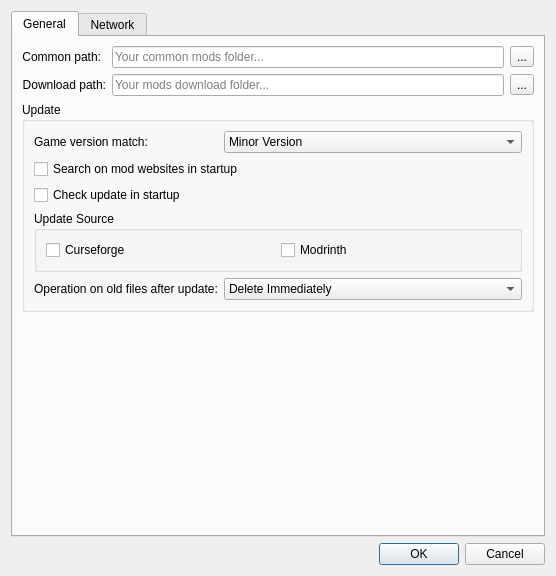
<?xml version="1.0" encoding="UTF-8"?>
<ui version="4.0">
 <class>Preferences</class>
 <widget class="QDialog" name="Preferences">
  <property name="geometry">
   <rect>
    <x>0</x>
    <y>0</y>
    <width>556</width>
    <height>576</height>
   </rect>
  </property>
  <property name="windowTitle">
   <string>Preferences</string>
  </property>
  <layout class="QGridLayout" name="gridLayout">
   <item row="2" column="0">
    <widget class="QDialogButtonBox" name="buttonBox">
     <property name="orientation">
      <enum>Qt::Horizontal</enum>
     </property>
     <property name="standardButtons">
      <set>QDialogButtonBox::Cancel|QDialogButtonBox::Ok</set>
     </property>
    </widget>
   </item>
   <item row="1" column="0">
    <widget class="QTabWidget" name="tabWidget">
     <property name="currentIndex">
      <number>0</number>
     </property>
     <widget class="QWidget" name="tab_3">
      <attribute name="title">
       <string>General</string>
      </attribute>
      <layout class="QGridLayout" name="gridLayout_5">
       <item row="0" column="0">
        <layout class="QFormLayout" name="formLayout">
         <item row="0" column="0">
          <widget class="QLabel" name="label_5">
           <property name="sizePolicy">
            <sizepolicy hsizetype="Minimum" vsizetype="Preferred">
             <horstretch>0</horstretch>
             <verstretch>0</verstretch>
            </sizepolicy>
           </property>
           <property name="text">
            <string>Common path:</string>
           </property>
           <property name="alignment">
            <set>Qt::AlignRight|Qt::AlignTrailing|Qt::AlignVCenter</set>
           </property>
           <property name="buddy">
            <cstring>commonPathText</cstring>
           </property>
          </widget>
         </item>
         <item row="0" column="1">
          <layout class="QHBoxLayout" name="horizontalLayout_2">
           <item>
            <widget class="QLineEdit" name="commonPathText">
             <property name="placeholderText">
              <string>Your common mods folder...</string>
             </property>
             <property name="clearButtonEnabled">
              <bool>true</bool>
             </property>
            </widget>
           </item>
           <item>
            <widget class="QToolButton" name="commonPathButton">
             <property name="text">
              <string>...</string>
             </property>
            </widget>
           </item>
          </layout>
         </item>
         <item row="1" column="0">
          <widget class="QLabel" name="label_8">
           <property name="sizePolicy">
            <sizepolicy hsizetype="Minimum" vsizetype="Preferred">
             <horstretch>0</horstretch>
             <verstretch>0</verstretch>
            </sizepolicy>
           </property>
           <property name="text">
            <string>Download path:</string>
           </property>
           <property name="alignment">
            <set>Qt::AlignRight|Qt::AlignTrailing|Qt::AlignVCenter</set>
           </property>
           <property name="buddy">
            <cstring>commonPathText</cstring>
           </property>
          </widget>
         </item>
         <item row="1" column="1">
          <layout class="QHBoxLayout" name="horizontalLayout_3">
           <item>
            <widget class="QLineEdit" name="downloadPathText">
             <property name="placeholderText">
              <string>Your mods download folder...</string>
             </property>
             <property name="clearButtonEnabled">
              <bool>true</bool>
             </property>
            </widget>
           </item>
           <item>
            <widget class="QToolButton" name="downloadPathButton">
             <property name="text">
              <string>...</string>
             </property>
            </widget>
           </item>
          </layout>
         </item>
        </layout>
       </item>
       <item row="1" column="0">
        <widget class="QGroupBox" name="groupBox_3">
         <property name="title">
          <string>Update</string>
         </property>
         <layout class="QFormLayout" name="formLayout_2">
          <item row="0" column="0">
           <widget class="QLabel" name="label_6">
            <property name="text">
             <string>Game version match:</string>
            </property>
            <property name="buddy">
             <cstring>versionMatchSelect</cstring>
            </property>
           </widget>
          </item>
          <item row="0" column="1">
           <widget class="QComboBox" name="versionMatchSelect">
            <property name="sizePolicy">
             <sizepolicy hsizetype="Preferred" vsizetype="Fixed">
              <horstretch>0</horstretch>
              <verstretch>0</verstretch>
             </sizepolicy>
            </property>
            <item>
             <property name="text">
              <string>Minor Version</string>
             </property>
            </item>
            <item>
             <property name="text">
              <string>Major Version</string>
             </property>
            </item>
           </widget>
          </item>
          <item row="2" column="0" colspan="2">
           <widget class="QCheckBox" name="autoSearchOnWebsites">
            <property name="text">
             <string>Search on mod websites in startup</string>
            </property>
           </widget>
          </item>
          <item row="4" column="0" colspan="2">
           <widget class="QGroupBox" name="groupBox_4">
            <property name="title">
             <string>Update Source</string>
            </property>
            <layout class="QGridLayout" name="gridLayout_2">
             <item row="0" column="0">
              <widget class="QCheckBox" name="useCurseforgeUpdate">
               <property name="text">
                <string>Curseforge</string>
               </property>
              </widget>
             </item>
             <item row="0" column="1">
              <widget class="QCheckBox" name="useModrinthUpdate">
               <property name="text">
                <string>Modrinth</string>
               </property>
              </widget>
             </item>
            </layout>
           </widget>
          </item>
          <item row="5" column="0">
           <widget class="QLabel" name="label_7">
            <property name="text">
             <string>Operation on old files after update:</string>
            </property>
           </widget>
          </item>
          <item row="5" column="1">
           <widget class="QComboBox" name="postUpdate">
            <item>
             <property name="text">
              <string>Delete Immediately</string>
             </property>
            </item>
            <item>
             <property name="text">
              <string>Keep Until Confirm</string>
             </property>
            </item>
            <item>
             <property name="text">
              <string>Do Nothing</string>
             </property>
            </item>
           </widget>
          </item>
          <item row="3" column="0">
           <widget class="QCheckBox" name="autoCheckUpdate">
            <property name="text">
             <string>Check update in startup</string>
            </property>
           </widget>
          </item>
         </layout>
        </widget>
       </item>
       <item row="2" column="0">
        <spacer name="verticalSpacer">
         <property name="orientation">
          <enum>Qt::Vertical</enum>
         </property>
         <property name="sizeHint" stdset="0">
          <size>
           <width>20</width>
           <height>324</height>
          </size>
         </property>
        </spacer>
       </item>
      </layout>
     </widget>
     <widget class="QWidget" name="tab_2">
      <attribute name="title">
       <string>Network</string>
      </attribute>
      <layout class="QGridLayout" name="gridLayout_7">
       <item row="0" column="0">
        <widget class="QGroupBox" name="groupBox_2">
         <property name="title">
          <string>Download</string>
         </property>
         <layout class="QGridLayout" name="gridLayout_4">
          <item row="0" column="0">
           <layout class="QFormLayout" name="formLayout_3">
            <item row="0" column="0">
             <widget class="QLabel" name="label_2">
              <property name="text">
               <string>Max parallel download count:</string>
              </property>
              <property name="buddy">
               <cstring>downloadCount</cstring>
              </property>
             </widget>
            </item>
            <item row="0" column="1">
             <widget class="QSpinBox" name="downloadCount"/>
            </item>
            <item row="1" column="0">
             <widget class="QLabel" name="label">
              <property name="text">
               <string>Download thread count:</string>
              </property>
              <property name="buddy">
               <cstring>threadCount</cstring>
              </property>
             </widget>
            </item>
            <item row="1" column="1">
             <widget class="QSpinBox" name="threadCount"/>
            </item>
           </layout>
          </item>
         </layout>
        </widget>
       </item>
       <item row="1" column="0">
        <widget class="QGroupBox" name="proxyBox">
         <property name="title">
          <string>Proxy</string>
         </property>
         <layout class="QGridLayout" name="gridLayout_3">
          <item row="0" column="0">
           <layout class="QFormLayout" name="formLayout_4">
            <item row="0" column="0">
             <widget class="QLabel" name="label_3">
              <property name="text">
               <string>TextLabel</string>
              </property>
              <property name="buddy">
               <cstring>lineEdit</cstring>
              </property>
             </widget>
            </item>
            <item row="0" column="1">
             <widget class="QLineEdit" name="lineEdit"/>
            </item>
            <item row="1" column="0">
             <widget class="QLabel" name="label_4">
              <property name="text">
               <string>TextLabel</string>
              </property>
              <property name="buddy">
               <cstring>lineEdit_2</cstring>
              </property>
             </widget>
            </item>
            <item row="1" column="1">
             <widget class="QLineEdit" name="lineEdit_2"/>
            </item>
           </layout>
          </item>
         </layout>
        </widget>
       </item>
       <item row="2" column="0">
        <spacer name="verticalSpacer_2">
         <property name="orientation">
          <enum>Qt::Vertical</enum>
         </property>
         <property name="sizeHint" stdset="0">
          <size>
           <width>20</width>
           <height>40</height>
          </size>
         </property>
        </spacer>
       </item>
      </layout>
     </widget>
    </widget>
   </item>
  </layout>
 </widget>
 <resources/>
 <connections>
  <connection>
   <sender>buttonBox</sender>
   <signal>accepted()</signal>
   <receiver>Preferences</receiver>
   <slot>accept()</slot>
   <hints>
    <hint type="sourcelabel">
     <x>254</x>
     <y>569</y>
    </hint>
    <hint type="destinationlabel">
     <x>157</x>
     <y>274</y>
    </hint>
   </hints>
  </connection>
  <connection>
   <sender>buttonBox</sender>
   <signal>rejected()</signal>
   <receiver>Preferences</receiver>
   <slot>reject()</slot>
   <hints>
    <hint type="sourcelabel">
     <x>322</x>
     <y>569</y>
    </hint>
    <hint type="destinationlabel">
     <x>286</x>
     <y>274</y>
    </hint>
   </hints>
  </connection>
 </connections>
</ui>
